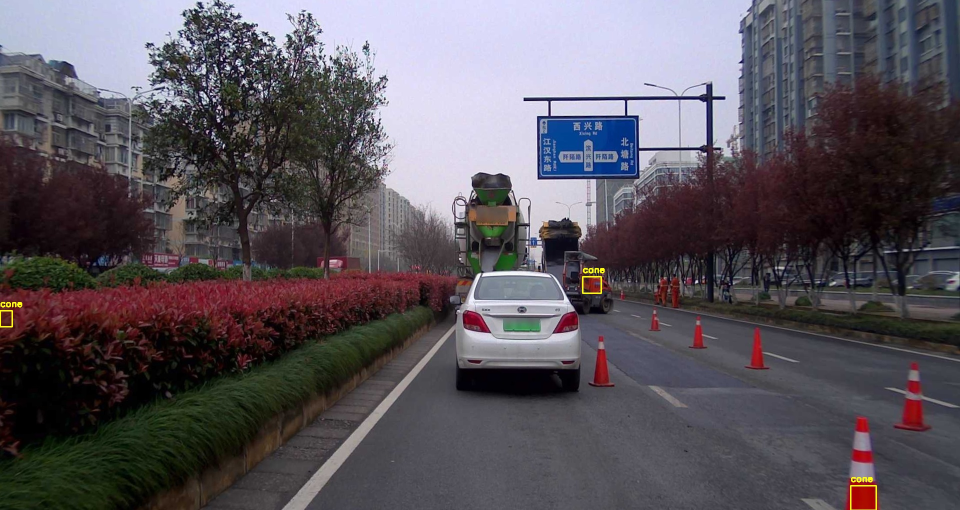
#> input picture car/test/closed_loop_detection.jpg, 1920 x 1020 px (shown at 1/2 size)
$ python -i temporal.py   (imports and definitions only)
#> lines starting #> are read from the running program, lines starting #| are printed output that depends on the picture
"""Propagate YOLOPv2 masks between semantic keyframes using optical flow."""

import cv2
import numpy as np


class TemporalMaskPropagator:
    def __init__(
        self,
        max_steps: int = 3,
        confidence_decay: float = 0.90,
    ):
        if max_steps < 1:
            raise ValueError("max_steps must be at least 1")
        if not 0 < confidence_decay <= 1:
            raise ValueError("confidence_decay must be in (0, 1]")
        self.max_steps = int(max_steps)
        self.confidence_decay = float(confidence_decay)
        self._previous_gray = None
        self._drivable_mask = None
        self._lane_mask = None
        self.steps = 0

    @property
    def initialized(self):
        return self._previous_gray is not None

    @property
    def needs_keyframe(self):
        return not self.initialized or self.steps >= self.max_steps

    @staticmethod
    def _gray_at_mask_size(frame, mask_shape):
        gray = cv2.cvtColor(frame, cv2.COLOR_BGR2GRAY)
        height, width = mask_shape
        return cv2.resize(gray, (width, height), interpolation=cv2.INTER_AREA)

    def reset(self, frame, drivable_mask, lane_mask):
        drivable = (np.asarray(drivable_mask) > 0).astype(np.uint8)
        lane = (np.asarray(lane_mask) > 0).astype(np.uint8)
        if drivable.ndim != 2 or lane.shape != drivable.shape:
            raise ValueError("drivable and lane masks must be matching 2D arrays")
        self._previous_gray = self._gray_at_mask_size(frame, drivable.shape)
        self._drivable_mask = drivable
        self._lane_mask = lane
        self.steps = 0

    def propagate(self, frame):
        if not self.initialized:
            raise RuntimeError("propagator needs a YOLO keyframe first")
        if self.needs_keyframe:
            raise RuntimeError("maximum propagation steps reached")

        current_gray = self._gray_at_mask_size(
            frame, self._drivable_mask.shape
        )
        backward_flow = cv2.calcOpticalFlowFarneback(
            current_gray,
            self._previous_gray,
            None,
            0.5,
            3,
            15,
            3,
            5,
            1.2,
            0,
        )
        height, width = current_gray.shape
        grid_x, grid_y = np.meshgrid(
            np.arange(width, dtype=np.float32),
            np.arange(height, dtype=np.float32),
        )
        map_x = grid_x + backward_flow[..., 0]
        map_y = grid_y + backward_flow[..., 1]
        drivable = cv2.remap(
            self._drivable_mask,
            map_x,
            map_y,
            cv2.INTER_NEAREST,
            borderMode=cv2.BORDER_CONSTANT,
            borderValue=0,
        )
        lane = cv2.remap(
            self._lane_mask,
            map_x,
            map_y,
            cv2.INTER_NEAREST,
            borderMode=cv2.BORDER_CONSTANT,
            borderValue=0,
        )
        drivable = cv2.morphologyEx(
            (drivable > 0).astype(np.uint8),
            cv2.MORPH_CLOSE,
            np.ones((3, 3), dtype=np.uint8),
        )
        lane = (lane > 0).astype(np.uint8)

        self._previous_gray = current_gray
        self._drivable_mask = drivable
        self._lane_mask = lane
        self.steps += 1
        confidence = self.confidence_decay ** self.steps
        return drivable.copy(), lane.copy(), float(confidence)

>>> import cv2
>>> picture = cv2.imread('../test/closed_loop_detection.jpg', cv2.IMREAD_GRAYSCALE)
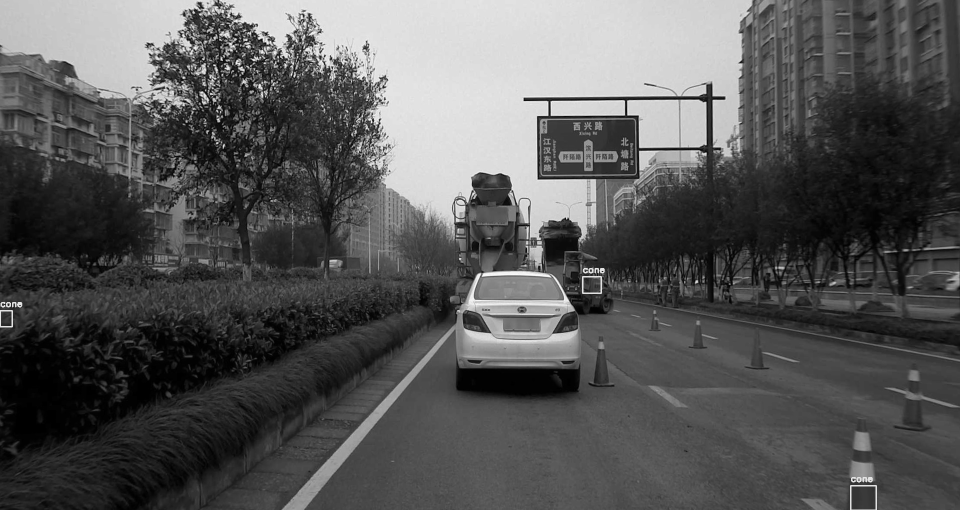
#> picture: shape (1020, 1920) (shown at 1/2 size); min 0, max 255, mean 86.3
>>> result = TemporalMaskPropagator().propagate(picture)
#> (the run stopped early here; a loop or call above may not have finished)

$ run again, on car/test/test_image.jpg
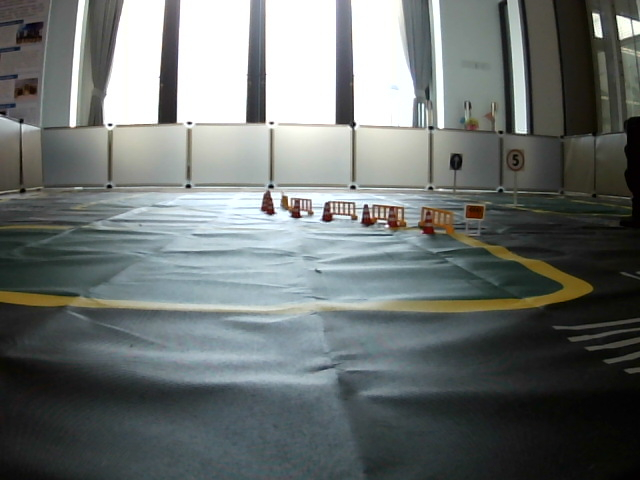
#> input picture car/test/test_image.jpg, 640 x 480 px
#> `picture = cv2.imread('../test/closed_loop_detection.jpg', cv2.IMREAD_G..`:
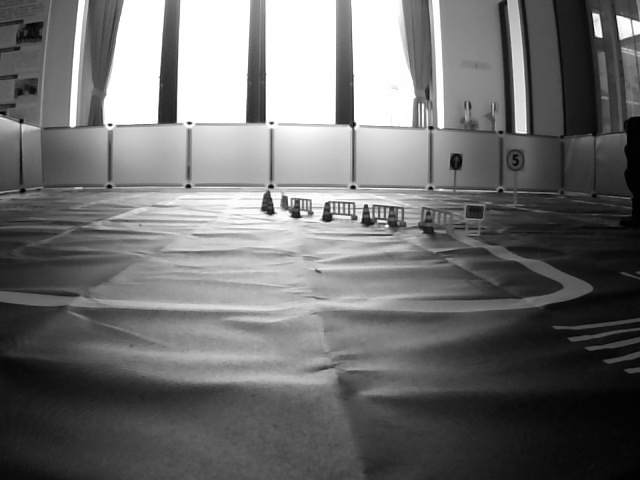
#> picture: shape (480, 640); min 0, max 255, mean 112.1
